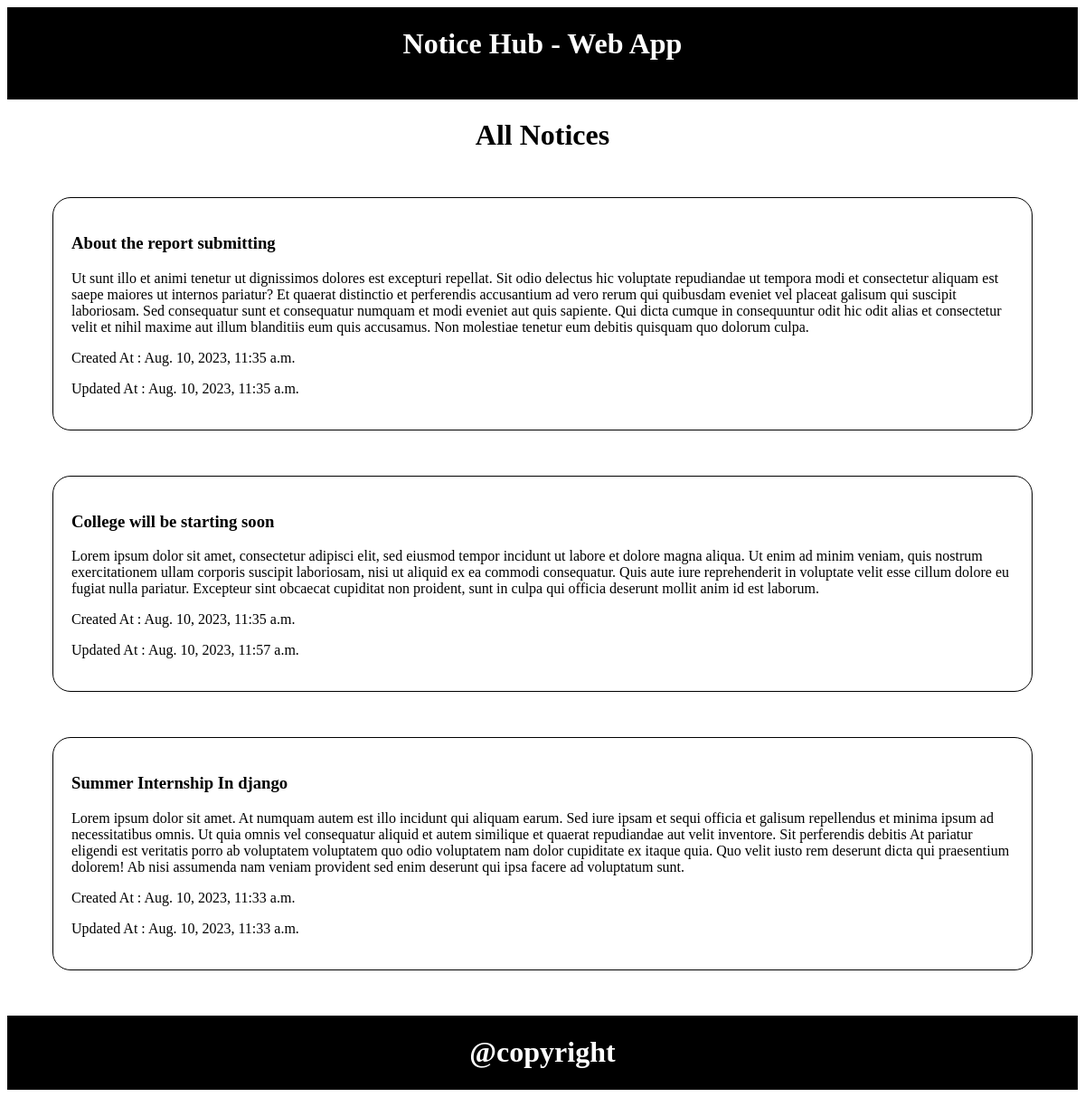
The page / on the database its author committed.
### myadmin/models.py (models this page shows)
class Notices(models.Model):
    subject = models.CharField(max_length=255)
    description = models.TextField(max_length=100000)
    created_at = models.DateTimeField(auto_now_add=True)
    updated_at = models.DateTimeField(auto_now=True)

### user/views.py (the view)
# urls.py: path('', views.index, name='indexfile')
def index(request):
    allnotices = Notices.objects.all()
    context = {'result':allnotices}
    return render(request, 'index.html', context)

### user/templates/index.html (shortened to what this page needs)
<!DOCTYPE html>
{% load static %}
<html lang="en">
<head>
    <link rel="stylesheet" href="{% static 'css/style.css' %}">
</head>
<body>
    <div class="header">
        <h1 align="center"> Notice Hub - Web App</h1>
    </div>
    <div class="content">
        <h1 class="top" align="center"> All Notices</h1>
        {% for row in result reversed %}
        <div class="notice">
            <h3>{{row.subject}}</h3>
            <p>{{row.description}}</p>
            <p>Created At : {{row.created_at}}</p>
            <p>Updated At : {{row.updated_at}}</p>
        </div>
        {% endfor %}
    </div>
    <div class="footer">
        <h1 align="center"> @copyright</h1>
    </div>
</body>
</html>

### user/static/css/style.css (style rules this page uses)
.header { height:100px; border:1px solid black; background-color: black }
h1 { color: white }
.top { color:black; }
.footer { height:80px; border:1px solid black; background-color: black }
.content { height:auto; }
.notice { border: 1px solid black; margin : 50px; border-radius:20px; padding:20px; }

### rows shown on the page
Notices: subject "About the report submitting", description "Ut sunt illo et animi tenetur ut dignissimos dolores est excepturi repellat. Sit odio delectus hic voluptate repudiandae ut tempora modi et consectetur aliquam est saepe maiores ut internos pariatur? Et quaerat distinctio et perferendis accusantium ad vero rerum qui quibusdam eveniet vel placeat galisum qui suscipit laboriosam. Sed consequatur sunt et consequatur numquam et modi eveniet aut quis sapiente. Qui dicta cumque in consequuntur odit hic odit alias et consectetur velit et nihil maxime aut illum blanditiis eum quis accusamus. Non molestiae tenetur eum debitis quisquam quo dolorum culpa.", created_at "Aug. 10, 2023, 11:35 a.m.", updated_at "Aug. 10, 2023, 11:35 a.m."
Notices: subject "College will be starting soon", description "Lorem ipsum dolor sit amet, consectetur adipisci elit, sed eiusmod tempor incidunt ut labore et dolore magna aliqua. Ut enim ad minim veniam, quis nostrum exercitationem ullam corporis suscipit laboriosam, nisi ut aliquid ex ea commodi consequatur. Quis aute iure reprehenderit in voluptate velit esse cillum dolore eu fugiat nulla pariatur. Excepteur sint obcaecat cupiditat non proident, sunt in culpa qui officia deserunt mollit anim id est laborum.", created_at "Aug. 10, 2023, 11:35 a.m.", updated_at "Aug. 10, 2023, 11:57 a.m."
Notices: subject "Summer Internship In django", description "Lorem ipsum dolor sit amet. At numquam autem est illo incidunt qui aliquam earum. Sed iure ipsam et sequi officia et galisum repellendus et minima ipsum ad necessitatibus omnis. Ut quia omnis vel consequatur aliquid et autem similique et quaerat repudiandae aut velit inventore. Sit perferendis debitis At pariatur eligendi est veritatis porro ab voluptatem voluptatem quo odio voluptatem nam dolor cupiditate ex itaque quia. Quo velit iusto rem deserunt dicta qui praesentium dolorem! Ab nisi assumenda nam veniam provident sed enim deserunt qui ipsa facere ad voluptatum sunt.", created_at "Aug. 10, 2023, 11:33 a.m.", updated_at "Aug. 10, 2023, 11:33 a.m."
